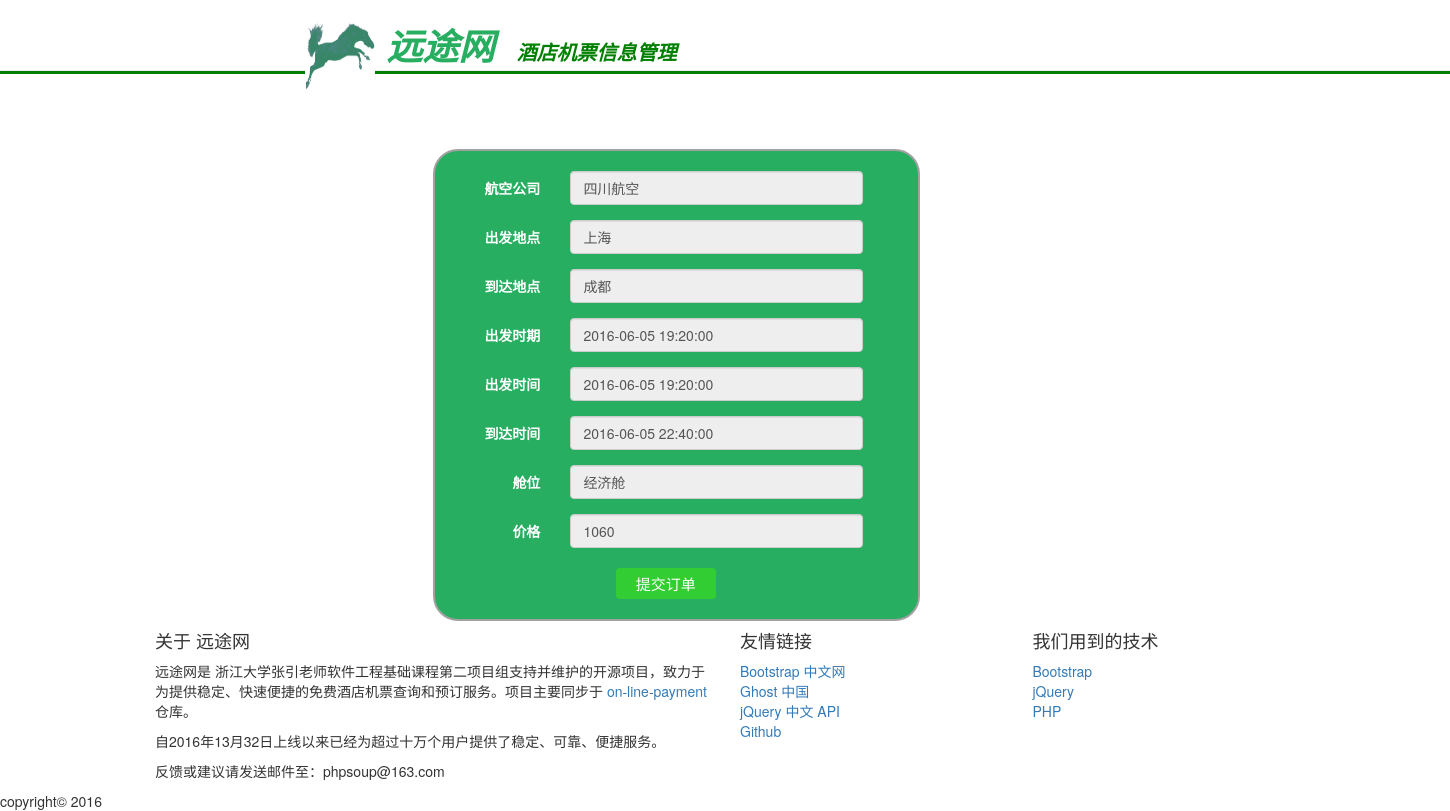
/order-flight.php?id=3U8966&cangwei=经济舱, run on the app's committed database.
### tables this page shows
CREATE TABLE `flight` (
  `flight_number` char(6) NOT NULL,
  `company` varchar(6) NOT NULL,
  `flight_price` int(5) NOT NULL,
  `start_time` varchar(100) NOT NULL,
  `arrive_time` varchar(100) NOT NULL,
  `straight` char(1) DEFAULT 'Y',
  `flight_from` varchar(5) NOT NULL,
  `flight_to` varchar(5) NOT NULL
);

### order-flight.php (the view, shortened to what this page needs)
<?php
    $id=$_GET['id'];
?>
<?php
$dbc = @mysqli_connect ('localhost', 'payment', 'payment123', 'payment') OR die ('Could not connect to MySQL: ' . mysqli_connect_error() );
     mysqli_set_charset($dbc, 'utf8');
     $q= "SELECT * FROM flight WHERE flight.flight_number='$id'";
     $r= @mysqli_query($dbc,$q);
     while($row=mysqli_fetch_assoc($r)){
           $name=$row['company'];
           $from=$row['flight_from'];
           $to=$row['flight_to'];
           $start=$row['start_time'];
           $end=$row['arrive_time'];
           $price=$row['flight_price'];
            }
    $cangwei = $_GET['cangwei'];
?>
<link href="//cdn.bootcss.com/raty/2.7.0/jquery.raty.css" rel="stylesheet">
<body class="home-template">
<div class="container">
      <div class="row" id="headline-container">
           <h1 class="col-md-12">
                <span><img src="/img/图标.jpg" width="70" height="70" alt="some_text">&nbsp;&nbsp;</span><em><strong>远途网<span>&nbsp;&nbsp;&nbsp;&nbsp;酒店机票信息管理</span></strong></em>
         </h1>
      </div>
    </div>
 <hr size=1 style="height:3px;background-color: green"><br><br>
<div class="container" >
    <div class="row" style="padding-top: 15px">
    <form method="post" action="insert-flight.php" id="submit">
        <div class="col-md-3" ></div>
        <div class="col-md-5" id="content-container">
        <div class="form-horizontal" id="form" style="padding-top: 20px">
                <div class="form-group">
                    <label class="col-sm-3 control-label" >航空公司</label>
                    <div class="col-sm-8">
                        <input type="text" class="form-control"  readonly="readonly" name="name" <?php echo 'value="' . $name .'"'?>>
                    </div>
                </div>
                <div class="form-group">
                    <label class="col-sm-3 control-label" >出发地点</label>
                    <div class="col-sm-8">
                        <input type="text" class="form-control"  readonly="readonly" name="from" <?php echo 'value="' . $from .'"'?>>
                    </div>
                </div>
                <div class="form-group">
                    <label class="col-sm-3 control-label" >到达地点</label>
                    <div class="col-sm-8">
                        <input type="text" class="form-control"   readonly="readonly" name="to" <?php echo 'value="' . $to .'"'?>>
                    </div>
                </div>
                <div class="form-group">
                    <label class="col-sm-3 control-label" >出发时期</label>
                    <div class="col-sm-8">
                        <input type="text" class="form-control"   id="startdate" readonly="readonly" name="start-date" <?php echo 'value="' . $start .'"'?>>
                    </div>
                </div>
                <div class="form-group">
                    <label class="col-sm-3 control-label" >出发时间</label>
                    <div class="col-sm-8">
                        <input type="text" class="form-control"   readonly="readonly" name="start" <?php echo 'value="' . $start .'"'?>>
                    </div>
                </div>
                <div class="form-group">
                    <label class="col-sm-3 control-label" >到达时间</label>
                    <div class="col-sm-8">
                        <input type="text" class="form-control"   readonly="readonly" name="end" <?php echo 'value="' . $end .'"'?>>
                    </div>
                </div>
                <div class="form-group">
                    <label class="col-sm-3 control-label" >舱位</label>
                    <div class="col-sm-8">
                        <input type="text" class="form-control"  readonly="readonly" name="cangwei" <?php echo 'value="' . $cangwei .'"'?>>
                    </div>
                </div>
                <div class="form-group">
                    <label class="col-sm-3 control-label" >价格</label>
                    <div class="col-sm-8">
                        <input type="text" class="form-control"   readonly="readonly" name="price" <?php echo 'value="' . $price .'"'?>>
                    </div>
                </div>
                <div class="form-group">
                    <div class="col-sm-offset-4 col-sm-5">
                        <input type="submit" value="提交订单" class="button">
                    </div>
                </div>
                </div>
        </div>
        </form>
        </div></div>
</body>
</html>

### order-flight.php (style rules this page uses)
.button { display: inline-block; border-radius: 4px; background-color: limegreen; border: none; color: #FFF; text-align: center; font-size: 15px; padding: 5px; width: 100px; transition: all 0.5s; cursor: pointer; margin: 5px; }

### data on the page
flight: name "四川航空", from "上海", to "成都", start-date "2016-06-05 19:20:00", start "2016-06-05 19:20:00", end "2016-06-05 22:40:00", price "1060"
